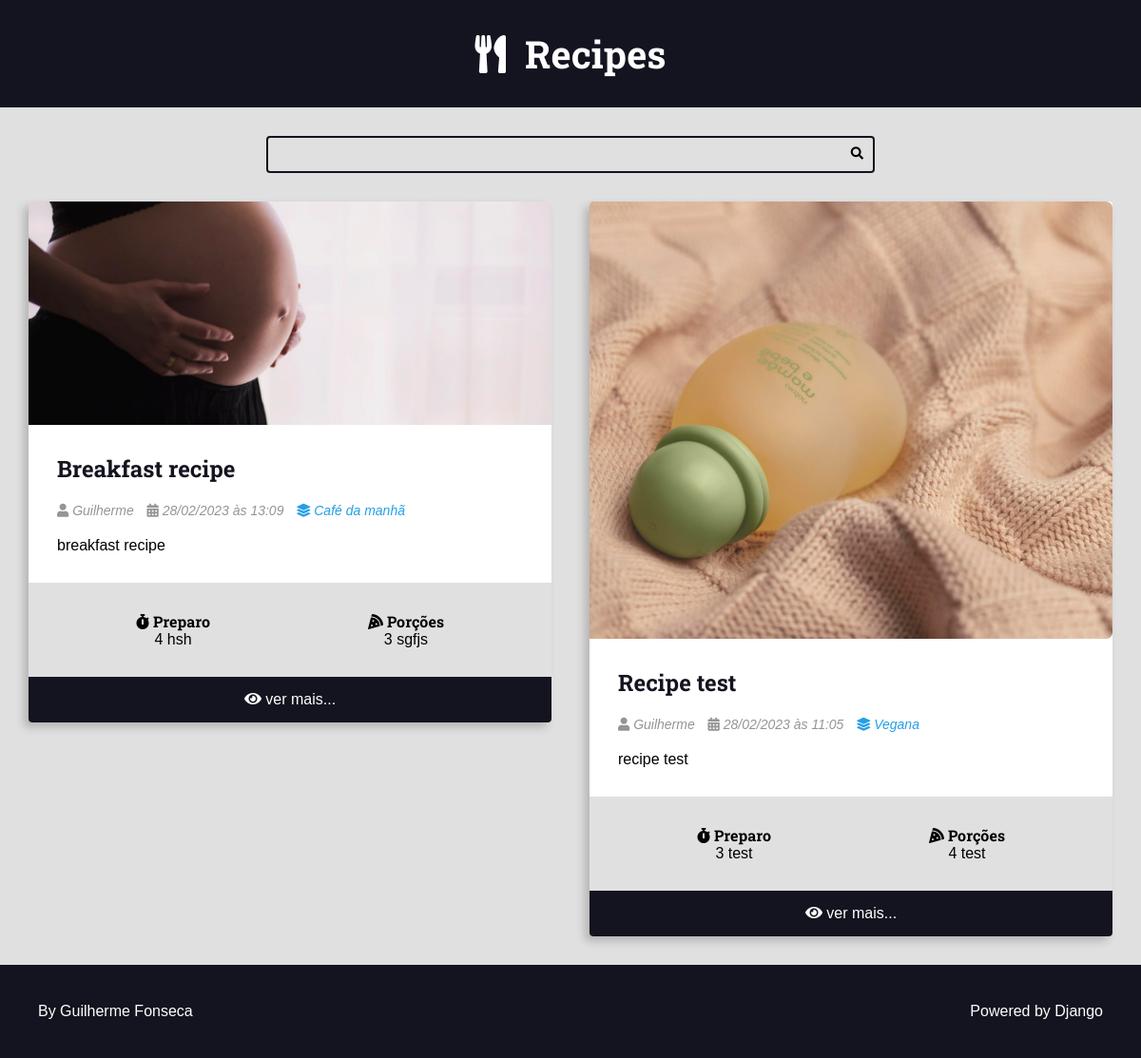
/, run on an earlier commit of the app's database.
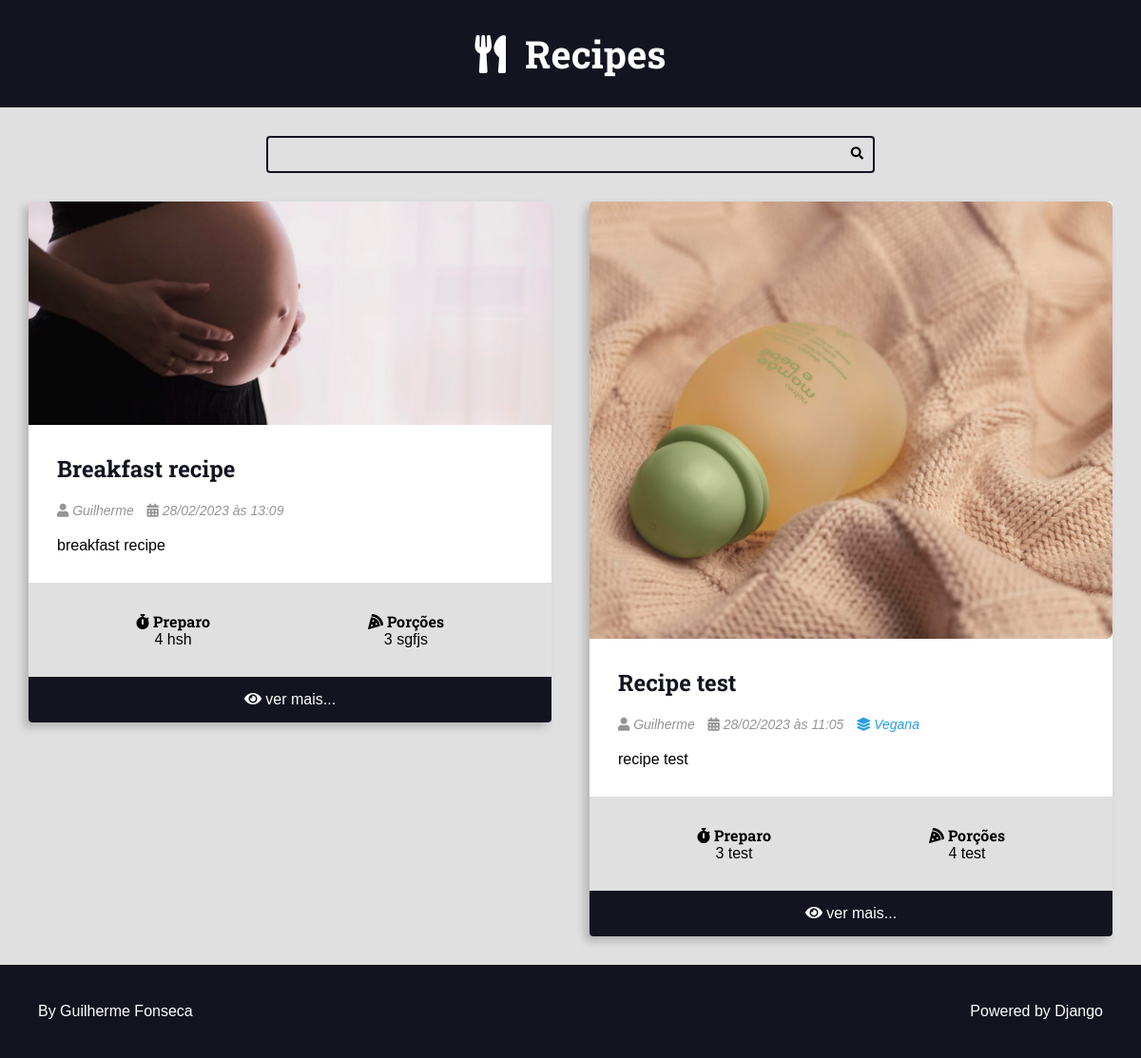
And on a later commit of the database.
### recipes/models.py (models this page shows, shortened)
class Recipe(models.Model):
    title = models.CharField(max_length=65)
    description = models.CharField(max_length=165)
    slug = models.SlugField()
    preparation_time = models.IntegerField()
    preparation_time_unit = models.CharField(max_length=65)
    servings = models.IntegerField()
    servings_unit = models.CharField(max_length=65)
    preparation_steps = models.TextField()
    preparation_steps_is_html = models.BooleanField(default=False)
    created_at = models.DateTimeField(auto_now_add=True)
    update_at = models.DateTimeField(auto_now=True)
    is_published = models.BooleanField(default=False)
    cover = models.ImageField(upload_to='recipes/cover/%Y/%m/%d/')
    category = models.ForeignKey(Category, on_delete=models.SET_NULL, null=True, blank=True, default=None)
    author = models.ForeignKey(User, on_delete=models.SET_NULL, null=True)

class Category(models.Model):
    name = models.CharField(max_length=65)

### recipes/views.py (the view)
# urls.py: 2. Add a URL to urlpatterns:  path('', views.home, name='home')
def home(request):
    recipes = Recipe.objects.filter(
        is_published=True,
    ).order_by("-id")
    return render(
        request, "recipes/pages/home.html", context={"recipes": recipes}
    )

### recipes/templates/recipes/pages/home.html (shortened to what this page needs)
{%extends 'global/base.html' %}
{%block content%}
    <div class="main-content main-content-list container">
        {% for recipe in recipes %}
    {% include 'recipes/partials/recipe.html' %}
{% empty %}
    <div class="center m-y">
        <h1>No recipes found here 🥲</h1>
    </div>
{% endfor %}
    </div>
 {%endblock%}

### recipes/templates/recipes/partials/recipe.html (shortened to what this page needs)
<div class="recipe recipe-list-item">
    <div class="recipe-cover">
        <a href="{% url 'recipes:recipe' recipe.id %}">
            <img src="{{ recipe.cover.url }}" alt="Temporário">
        </a>
    </div>
    <div class="recipe-title-container">
        <h2 class="recipe-title">
            <a href="{% url 'recipes:recipe' recipe.id %}">
                {{ recipe.title }}
            </a>
        </h2>
    </div>
    <div class="recipe-author">
        {%if recipe.author is not None %}
        <span class="recipe-author-item">
            <i class="fas fa-user"></i>
            {%if recipe.author.first_name %}
            {{ recipe.author.first_name }} {{ recipe.author.last_name }}
            {% else %}
            {{recipe.author.username}}
            {%endif%}
        </span>
        {%endif%}
        <span class="recipe-author-item">
            <i class="fas fa-calendar-alt"></i>
            {{ recipe.created_at|date:"d/m/Y" }} às {{ recipe.created_at|date:"H:i" }}
        </span>
        {%if recipe.category is not None%}
        <span class="recipe-author-item">
            <a href="{% url 'recipes:category' recipe.category.id%}">
                <i class="fas fa-layer-group"></i>
                <span>{{ recipe.category.name }}</span>
            </a>
        </span>
        {%endif%}
    </div>
    <div class="recipe-content">
        <p>{{ recipe.description }}</p>
    </div>
    <div class="recipe-meta-container">
        <div class="recipe-meta recipe-preparation">
            <h3 class="recipe-meta-title"><i class="fas fa-stopwatch"></i> Preparo</h3>
            <div class="recipe-meta-text">
                {{ recipe.preparation_time }} {{ recipe.preparation_time_unit }}
            </div>
        </div>
        <div class="recipe-meta recipe-servings">
            <h3 class="recipe-meta-title"><i class="fas fa-pizza-slice"></i> Porções</h3>
            <div class="recipe-meta-text">
                {{ recipe.servings }} {{ recipe.servings_unit }}
            </div>
        </div>
    </div>
    {% if is_detail_page is not True %}
    <footer class="recipe-footer">
        <a class="recipe-read-more button button-dark button-full-width" href="{% url 'recipes:recipe' recipe.id %}">
            <i class="fas fa-eye"></i>
            <span>ver mais...</span>
        </a>
    </footer>
{% endif %}
</div>

What changed in the data, as far as the page shows it:
changed Recipe "Breakfast recipe": category_id 2 → empty (drawn); category.name "Café da manhã" → (not shown)
